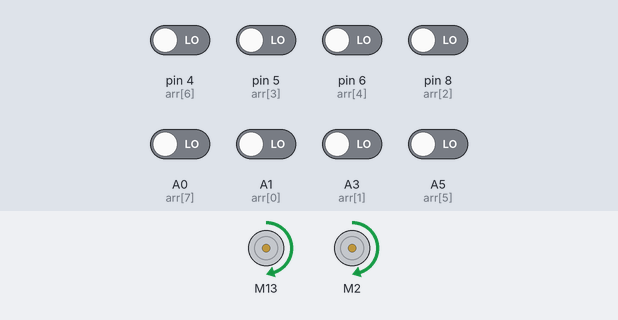
Bench run of a sketch on a simulated Arduino Uno, built with avr-gcc and run on an emulated ATmega328P. Shown: 2 × DC motor (green arrow = forward, orange = backward, longer = faster). The test bench sets the inputs (shaded band); at power-on: A0 (arr[7]), A1 (arr[0]), A3 (arr[1]), A5 (arr[5]), pin 4 (arr[6]), pin 5 (arr[3]), pin 6 (arr[4]), pin 8 (arr[2]) LOW. What the sketch prints to the serial monitor is not drawn.

Above: at 1.2 s.
1.3 s: A1 (arr[0]) driven HIGH
At 1.9 s:
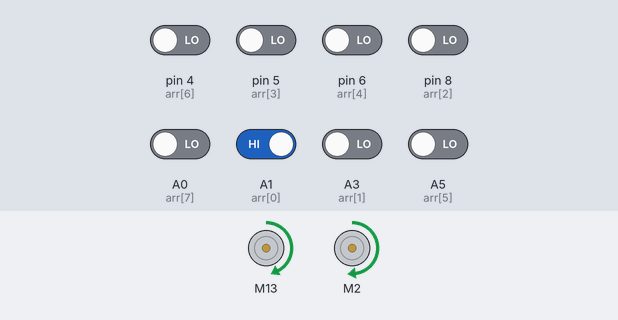
4.3 s: pin 5 (arr[3]) driven HIGH
At 5.5 s:
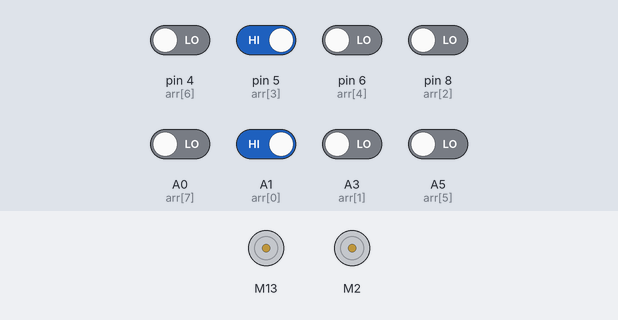
5.8 s: pin 4 (arr[6]) driven HIGH and pin 5 (arr[3]) driven LOW
At 7.0 s:
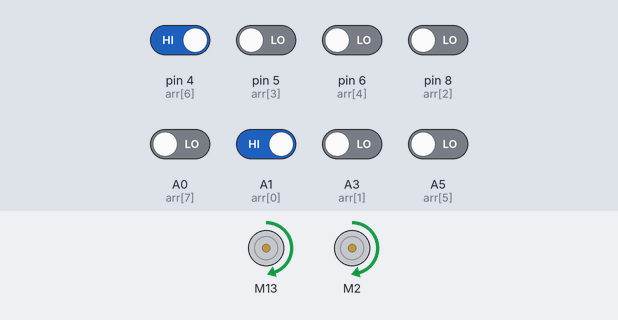
7.3 s: pin 4 (arr[6]) driven LOW
10.3 s: A0 (arr[7]) driven HIGH
11.8 s: A3 (arr[1]) driven HIGH
At 12.3 s:
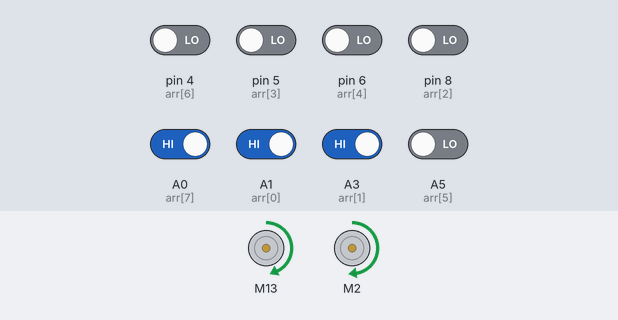
Timing chart, 0 to 15.8 s (numbered marks = the images above; inputs shaded):
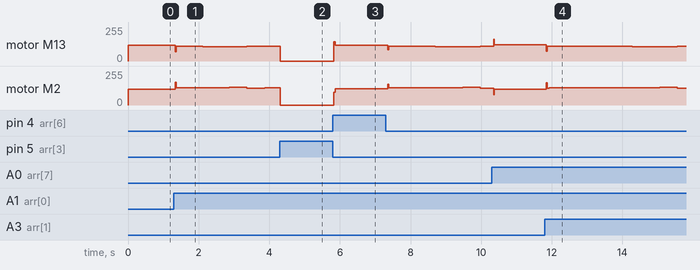

Measured:
- after the input at 5.8 s, motor M13: stopped → forward 118/255 at once, → forward 117/255 0.19 s later; motor M2: stopped → forward 121/255 at once, → forward 122/255 0.19 s later
- after the input at 11.8 s, motor M13: forward 122/255 → forward 112/255 at once, → forward 111/255 0.09 s later, → forward 110/255 0.78 s later, → forward 109/255 0.78 s later, … (7 changes in this stretch); motor M2: rises from forward 117/255 to forward 132/255 in 3.2 s, then falls to forward 127/255 in 0.50 s

The sketch:

FinalCode.ino
```cpp
#include <L298N.h>

int arr[8] = { A1, A3, 8, 5, 6, A5, 4, A0 };
int arr2[8];
int I = 0;
int lastError = 0;
float Kp = 0.2; // Increase Kp for more responsiveness
float Ki = 0.0008;
float Kd = 0.8; // Adjust Kd to reduce oscillations
int x = 120;
int y = 140;
int basespeeda = x;
int basespeedb = x;
uint8_t multiP = 1;
uint8_t multiI = 1;
uint8_t multiD = 1;
boolean onoff = 1;
int val, cnt = 0, v[3];
L298N motor1(11, 2, 3); // right
L298N motor2(10, 13, 12); // left

void setup() {
  Serial.begin(9600);
  for (int i = 0; i < 8; i++) {
    pinMode(arr[i], INPUT);
  }
}

bool onesBetweenZeros(int arr[], int size) {
  bool zeroFound = false;
  int onesCount = 0;

  for (int i = 0; i < size - 1; i++) {
    if (arr[i] == 0 && !zeroFound) {
      zeroFound = true;
    } else if (zeroFound && arr[i] == 1) {
      onesCount++;
    } else if (zeroFound && onesCount > 0 && arr[i] == 0) {
      return true;
    }
  }
  return false;
}

bool detectPatterns(int arr[]) {
  for (int i = 0; i < 8; i++) {
    if (i <= 5 && arr[i] == 0 && arr[i+1] == 1 && arr[i+2] == 0) {
      return true;
    }
    if (i <= 4 && arr[i] == 0 && arr[i+1] == 1 && arr[i+2] == 1 && arr[i+3] == 0) {
      return true;
    }
    if (i <= 3 && arr[i] == 0 && arr[i+1] == 1 && arr[i+2] == 1 && arr[i+3] == 1 && arr[i+4] == 0) {
      return true;
    }
    if (i <= 2 && arr[i] == 0 && arr[i+1] == 1 && arr[i+2] == 1 && arr[i+3] == 1 && arr[i+4] == 1 && arr[i+5] == 0) {
      return true;
    }
    if (i <= 1 && arr[i] == 0 && arr[i+1] == 1 && arr[i+2] == 1 && arr[i+3] == 1 && arr[i+4] == 1 && arr[i+5] == 1 && arr[i+6] == 0) {
      return true;
    }
    if (i <= 0 && arr[i] == 0 && arr[i+1] == 1 && arr[i+2] == 1 && arr[i+3] == 1 && arr[i+4] == 1 && arr[i+5] == 1 && arr[i+6] == 1 && arr[i+7] == 0) {
      return true;
    }
  }
  return false; // Pattern not found
}

void loop() {
  if (Serial.available()) {
    while (Serial.available() == 0);
    valuesread();
    processing();
  }
  if (onoff) {
    int s = 0, c = 0;
    for (int i = 0; i < 8; i++) {
      arr2[i] = digitalRead(arr[i]);
      if (arr2[i] == 0) {
        s += (i * 1000);
        c++;
      }
    }
    for (int i = 0; i < 8; i++) {
      Serial.print(arr2[i]);
    }
    if (onesBetweenZeros(arr2, 8)) {
      motor1.stop();
      motor2.stop();
    } else {
      Serial.println();
      if (c != 0) {
        Serial.println(s / c);
      } else {
        Serial.println("No black");
      }
      if (c != 0) {
        s /= c;
        int error = 3500 - s;
        int P = error;
        I += error;
        int D = error - lastError;
        lastError = error;
        float motorspeed = ((Kp / pow(10, multiP)) * P + (Ki / pow(10, multiI)) * I + (Kd / pow(10, multiD)) * D);
        int motorspeeda = constrain(basespeeda - motorspeed, 0, 255);
        int motorspeedb = constrain(basespeedb + motorspeed, 0, 255);
        Serial.print(error);
        Serial.print(" ");
        Serial.print(motorspeeda);
        Serial.print(" ");
        Serial.println(motorspeedb);
        motor2.setSpeed(motorspeedb);
        motor2.forward();
        motor1.setSpeed(motorspeeda);
        motor1.forward();
      } else {
        if (lastError > 0) {
          motor2.stop();
          motor1.setSpeed(y);
          motor1.backward();
        } else if (lastError < 0) {
          motor1.stop();
          motor2.setSpeed(y);
          motor2.backward();
        } else {
          motor1.stop();
          motor2.stop();
        }
      }
    }
  } else {
    motor1.stop();
    motor2.stop();
  }
}

void valuesread() {
  val = Serial.read();
  cnt++;
  v[cnt] = val;
  if (cnt == 2) cnt = 0;
}

void processing() {
  int a = v[1];
  if (a == 1) Kp = v[2];
  if (a == 2) multiP = v[2];
  if (a == 3) {
    x = v[2];
    basespeeda = basespeedb = v[2];
  }
  if (a == 4) {
    // multiI = v[2];
  }
  if (a == 5) Kd = v[2];
  if (a == 6) multiD = v[2];
  if (a == 7) onoff = v[2];
}
```
